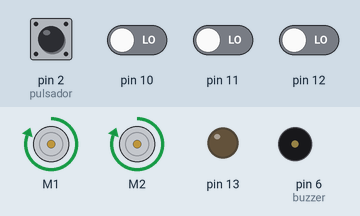
Bench run of a sketch on a simulated Arduino Uno, built with avr-gcc and run on an emulated ATmega328P. On the bench: 2 × DC motor (green arrow = forward, orange = backward, longer = faster), output pins drawn as LEDs (lit = HIGH), buzzer (waves = sounding, pin HIGH). The inputs (shaded band) are chosen by the test bench; at power-on: pin 2 (pulsador) HIGH, pin 10–12 LOW.

Above: at 15.4 s.
15.5 s: pin 2 (pulsador) pulled LOW for 0.15 s
At 15.57 s:
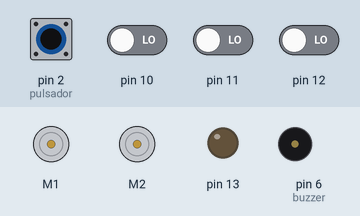
17.1 s: pin 10 driven HIGH
At 17.4 s:
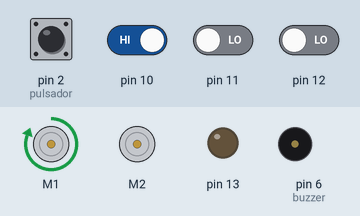
18.6 s: pin 12 driven HIGH
At 19.8 s:
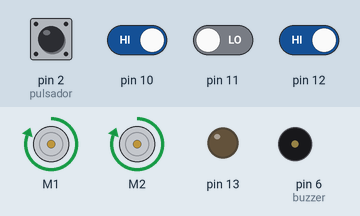
20.1 s: pin 12 driven LOW
At 20.8 s:
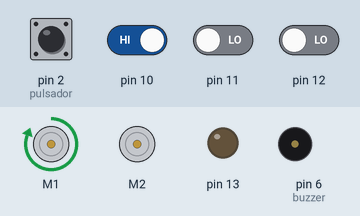
21.6 s: pin 10 driven LOW
At 22.2 s:
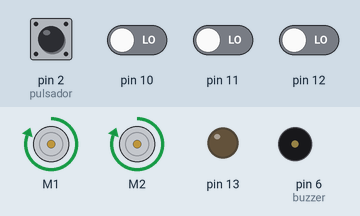
Timing chart, 0 to 24.1 s (numbered marks = the images above; inputs shaded):
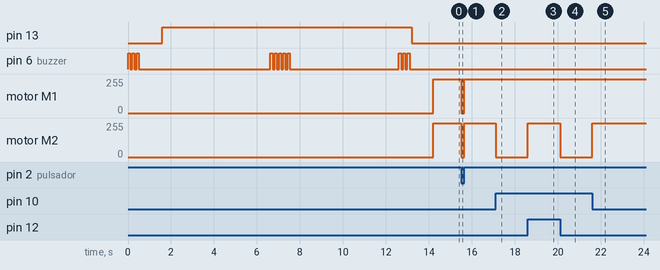

Measured:
- after the input at 15.5 s, motor M1, motor M2: forward 255/255 → stopped at once, → forward 255/255 0.15 s later
- after the input at 17.1 s, motor M2: forward 255/255 → stopped at once
- after the input at 18.6 s, motor M2: stopped → forward 255/255 at once
- after the input at 20.1 s, motor M2: forward 255/255 → stopped at once
- after the input at 21.6 s, motor M2: stopped → forward 255/255 at once

The sketch:

QTRRC_NanoPID_CNY70_ZumoMotors.ino
```cpp
#include <ZumoMotors.h>
#include <QTRSensors.h>
#include "pitches.h"

// This example is designed for use with eight QTR-1RC sensors or the eight sensors of a
// QTR-8RC module.  These reflectance sensors should be connected to digital inputs 3 to 10.
// The QTR-8RC's emitter control pin (LEDON) can optionally be connected to digital pin 2,
// or you can leave it disconnected and change the EMITTER_PIN #define below from 2 to
// QTR_NO_EMITTER_PIN.
// The setup phase of this example calibrates the sensor for ten seconds and turns on
// the LED built in to the Arduino on pin 13 while calibration is going on.
// During this phase, you should expose each reflectance sensor to the lightest and
// darkest readings they will encounter.
// For example, if you are making a line follower, you should slide the sensors across the
// line during the calibration phase so that each sensor can get a reading of how dark the
// line is and how light the ground is.  Improper calibration will result in poor readings.
// If you want to skip the calibration phase, you can get the raw sensor readings
// (pulse times from 0 to 2500 us) by calling qtrrc.read(sensorValues) instead of
// qtrrc.readLine(sensorValues).

// The main loop of the example reads the calibrated sensor values and uses them to
// estimate the position of a line.  You can test this by taping a piece of 3/4" black
// electrical tape to a piece of white paper and sliding the sensor across it.  It
// prints the sensor values to the serial monitor as numbers from 0 (maximum reflectance)
// to 1000 (minimum reflectance) followed by the estimated location of the line as a number
// from 0 to 5000.  1000 means the line is directly under sensor 1, 2000 means directly
// under sensor 2, etc.  0 means the line is directly under sensor 0 or was last seen by
// sensor 0 before being lost.  5000 means the line is directly under sensor 5 or was
// last seen by sensor 5 before being lost.

#define NUM_SENSORS   3     // number of sensors used
#define TIMEOUT       2500  // waits for 2500 microseconds for sensor outputs to go low
#define EMITTER_PIN   QTR_NO_EMITTER_PIN

ZumoMotors motors;
//Motor izquierdo pin 10
//Motor derecho pin 9

int pulsador=2;
int buzzer=6;

// Variables del control PID
int lastError= 0;
float KP=2;
float KD=50;
const int maximum = 400;   // velocidad maxima de los motores entre 0 y 400

// sensors 0 through 4 are connected to digital pins 8 through 12, respectively
QTRSensorsRC qtrrc((unsigned char[]) {10, 11, 12}, NUM_SENSORS, TIMEOUT, EMITTER_PIN);
unsigned int sensorValues[NUM_SENSORS];


int Cantidad_de_Notas = 25;  // modificar segun el tema elegido

// notes in the melody:
int melody[] = {NC4,NC4,ND4,NC4,NF4,NE4,
                NC4,NC4,ND4,NC4,NG4,NF4,
                NC4,NC4,NC5,NA4,NF4,NE4,ND4,
                NAS4,NAS4,NA4,NF4,NG4,NF4
                 };

int noteDurations[] = {6,12,4,4,4,2,
                       6,12,4,4,4,2,
                       6,12,4,4,4,4,2,
                       6,12,4,4,4,2,
                       };

void setup()
{
  pinMode(pulsador,INPUT); // Pulsador
  pinMode(buzzer,OUTPUT); // Buzzer
  pinMode(13, OUTPUT);
  calibracion();
  Serial.begin(9600);
}


void calibracion(){

  // aviso de inicio de calibracion
  for (int i = 0; i < 3; i++)
  {
    digitalWrite(buzzer, HIGH);
    delay(100);
    digitalWrite(buzzer, LOW);
    delay(100);
  }

  delay(1000);  // Espera 1 segundo antes de calibrar
  digitalWrite(13, HIGH);    // turn on Arduino's LED to indicate we are in calibration mode
  for (int i = 0; i < 400; i++)  // make the calibration take about 10 seconds
  {
    qtrrc.calibrate();       // reads all sensors 10 times at 2500 us per read (i.e. ~25 ms per call)

    if (i == 200)
    {
        for (int j = 0; j < 5; j++)
            {
            digitalWrite(buzzer, HIGH);
            delay(100);
            digitalWrite(buzzer, LOW);
            delay(100);
            }
    }

  }
  // aviso finalizacion de la calibracion
  for (int i = 0; i < 3; i++)
  {
    digitalWrite(buzzer, HIGH);
    delay(100);
    digitalWrite(buzzer, LOW);
    delay(100);
  }

  digitalWrite(13, LOW);     // turn off Arduino's LED to indicate we are through with calibration
  //musica();
  delay(1000);
}

void musica(){
    // iterate over the notes of the melody:
  for (int thisNote = 0; thisNote < Cantidad_de_Notas; thisNote++) {

    // to calculate the note duration, take one second
    // divided by the note type.
    //e.g. quarter note = 1000 / 4, eighth note = 1000/8, etc.
    int noteDuration = 1000 / noteDurations[thisNote];
    tone(buzzer, melody[thisNote], noteDuration);

    // to distinguish the notes, set a minimum time between them.
    // the note's duration + 30% seems to work well:
    int pauseBetweenNotes = noteDuration * 1.30;
    delay(pauseBetweenNotes);
    // stop the tone playing:
    noTone(buzzer);
  }
}


void leersensores()
{
  // read calibrated sensor values and obtain a measure of the line position from 0 to 5000
  // To get raw sensor values, call:
  //  qtrrc.read(sensorValues); instead of unsigned int position = qtrrc.readLine(sensorValues);
  unsigned int position = qtrrc.readLine(sensorValues,QTR_EMITTERS_ON,1); // Linea Blanca = 1   Linea Negra = 0

  // print the sensor values as numbers from 0 to 1000, where 0 means maximum reflectance and
  // 1000 means minimum reflectance, followed by the line position
  for (unsigned char i = 0; i < NUM_SENSORS; i++)
  {
    Serial.print(sensorValues[i]);
    Serial.print('\t');
  }
  //Serial.println(); // uncomment this line if you are using raw values
  Serial.println(position); // comment this line out if you are using raw values

  delay(250);
}


void largada(){

    // Pulsador de largada en pin 2
    while (digitalRead(pulsador)==LOW){
            motors.setSpeeds(0,0);
            lastError = 0;  // reinicia las variables del PID
        }
}


void controlPID()
{
  // read calibrated sensor values and obtain a measure of the line position from 0 to 5000
  // To get raw sensor values, call:
  //  qtrrc.read(sensorValues); instead of unsigned int position = qtrrc.readLine(sensorValues);
  unsigned int position = qtrrc.readLine(sensorValues,QTR_EMITTERS_ON,1); // Linea Blanca = 1   Linea Negra = 0

  // compute our "error" from the line position.  We will make it so that the error is zero when
  // the middle sensor is over the line, because this is our goal.  Error will range from
  // -2000 to +2000.  If we have sensor 0 on the left and sensor 2 on the right,  a reading of
  // -2000 means that we see the line on the left and a reading of +2000 means we see the
  // line on the right.
  int error = position - 1000;

  // set the motor speed based on proportional and derivative PID terms
  // KP is the a floating-point proportional constant (maybe start with a value around 0.1)
  // KD is the floating-point derivative constant (maybe start with a value around 5)
  // note that when doing PID, it's very important you get your signs right, or else the
  // control loop will be unstable

  // Compute the difference between the two motor power settings,
  // m1 - m2.  If this is a positive number the robot will turn
  // to the right.  If it is a negative number, the robot will
  // turn to the left, and the magnitude of the number determines
  // the sharpness of the turn.  You can adjust the constants by which
  // the proportional, integral, and derivative terms are multiplied to
  // improve performance.


  int power_difference = KP * error + KD * (error - lastError);

  lastError = error;


  // Compute the actual motor settings.  We never set either motor
  // to a negative value.

  if (power_difference > maximum)
    power_difference = maximum;
  if (power_difference < -maximum)
    power_difference = -maximum;

  if (power_difference < 0)
    {
    motors.setSpeeds(maximum + power_difference,maximum);
    /*
    Serial.print(power_difference);
    Serial.print('\t');
    Serial.print(maximum + power_difference);
    Serial.print('\t');
    Serial.print(maximum);
    Serial.println();
    delay(250);
    */
    }
  else
    {
    motors.setSpeeds(maximum,maximum - power_difference);
    /*
    Serial.print(power_difference);
    Serial.print('\t');
    Serial.print(maximum);
    Serial.print('\t');
    Serial.print(maximum - power_difference);
    Serial.println();
    delay(250);
    */
    }
}

void loop()
{
  //leersensores();
  largada();
  controlPID();
}
```

pitches.h
```cpp
/*************************************************
 * Public Constants
 *************************************************/

#define NB0  31
#define NC1  33
#define NCS1 35
#define ND1  37
#define NDS1 39
#define NE1  41
#define NF1  44
#define NFS1 46
#define NG1  49
#define NGS1 52
#define NA1  55
#define NAS1 58
#define NB1  62
#define NC2  65
#define NCS2 69
#define ND2  73
#define NDS2 78
#define NE2  82
#define NF2  87
#define NFS2 93
#define NG2  98
#define NGS2 104
#define NA2  110
#define NAS2 117
#define NB2  123
#define NC3  131
#define NCS3 139
#define ND3  147
#define NDS3 156
#define NE3  165
#define NF3  175
#define NFS3 185
#define NG3  196
#define NGS3 208
#define NA3  220
#define NAS3 233
#define NB3  247
#define NC4  262
#define NCS4 277
#define ND4  294
#define NDS4 311
#define NE4  330
#define NF4  349
#define NFS4 370
#define NG4  392
#define NGS4 415
#define NA4  440
#define NAS4 466
#define NB4  494
#define NC5  523
#define NCS5 554
#define ND5  587
#define NDS5 622
#define NE5  659
#define NF5  698
#define NFS5 740
#define NG5  784
#define NGS5 831
#define NA5  880
#define NAS5 932
#define NB5  988
#define NC6  1047
#define NCS6 1109
#define ND6  1175
#define NDS6 1245
#define NE6  1319
#define NF6  1397
#define NFS6 1480
#define NG6  1568
#define NGS6 1661
#define NA6  1760
#define NAS6 1865
#define NB6  1976
#define NC7  2093
#define NCS7 2217
#define ND7  2349
#define NDS7 2489
#define NE7  2637
#define NF7  2794
#define NFS7 2960
#define NG7  3136
#define NGS7 3322
#define NA7  3520
#define NAS7 3729
#define NB7  3951
#define NC8  4186
#define NCS8 4435
#define ND8  4699
#define NDS8 4978
```
